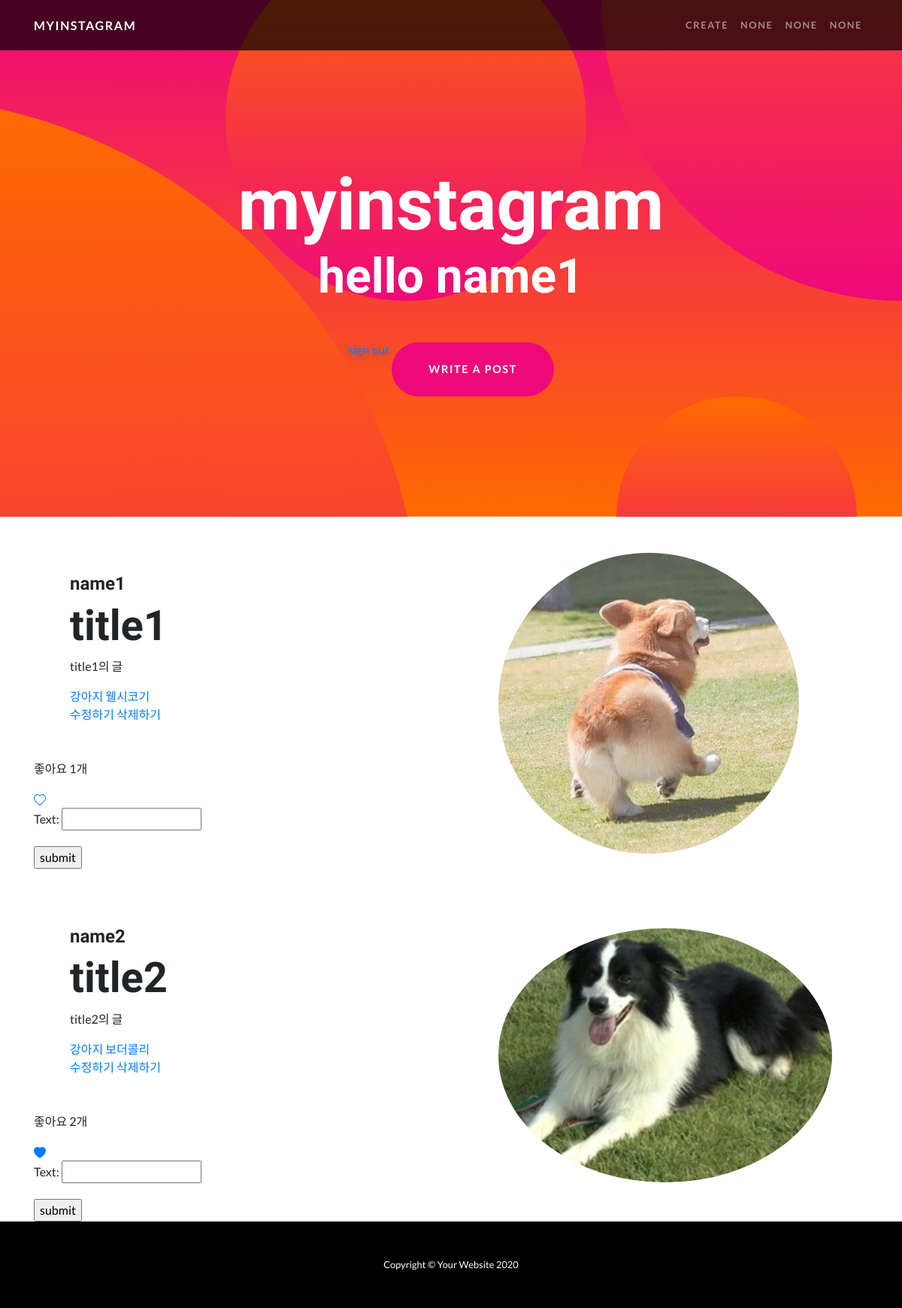
Screenshot of / (signed in) with the database file from the repository.
### appname/models.py (models this page shows, shortened)
class CustomUser(AbstractUser):
    def __str__(self):
        return self.username
    nickname = models.CharField(max_length=20)
    phone_number = models.CharField(max_length=20)

class Post(models.Model):
    title = models.CharField(max_length=200)
    content = models.TextField()
    image = models.ImageField(upload_to='images/', blank=True)
    writer = models.ForeignKey(settings.AUTH_USER_MODEL, on_delete=models.CASCADE, related_name="writer", default="")
    hashtag_field = models.CharField(max_length=200, blank=True)
    hashtags = models.ManyToManyField('Hashtag', blank=True)
    likes = models.ManyToManyField(settings.AUTH_USER_MODEL, related_name="likes")

class Hashtag(models.Model):
    name = models.CharField(max_length=50)

### appname/views.py (the view)
# urls.py: path('', appname.views.main, name='main'),
def main(request):
    posts = Post.objects.all()
    signin_form = SigninForm()
    comment_form = CommentForm()
    return render(request, 'appname/main.html', {'posts': posts, 'signin_form': signin_form,
    'comment_form': comment_form})

### appname/forms.py
class SigninForm(forms.ModelForm):
    class Meta:
        model = CustomUser
        fields = ['username', 'password']

class CommentForm(forms.ModelForm):
    class Meta:
        model = Comment
        fields = ['text']

### appname/templates/appname/main.html (shortened to what this page needs)
{% extends 'appname/base.html' %}
{% block header %}
<header class="masthead text-center text-white">
  <div class="masthead-content">
    <div class="container">
      <h1 class="masthead-heading mb-0">myinstagram</h1>
      {% if user.is_authenticated %}
      <h2 class="masthead-subheading mb-0">hello {{ user.username }}</h2>
      <a href="{% url 'logout' %}"> sign out</a>
      {% endif %}
      <a href="/create" class="btn btn-primary btn-xl rounded-pill mt-5">write a post</a>
    </div>
  </div>
  <div class="bg-circle-1 bg-circle"></div>
  <div class="bg-circle-2 bg-circle"></div>
  <div class="bg-circle-3 bg-circle"></div>
  <div class="bg-circle-4 bg-circle"></div>
</header>
{% endblock %}
{% block content %}
{% load static %}
{% for post in posts %}
<section>
  <div class="container">
    <div class="row align-items-center">
      <div class="col-lg-6 order-lg-2">
        <div class="p-5">
          {% if post.image %}
          <img class="img-fluid rounded-circle" src="{{ post.image.url }}" alt="">
          {% endif %}
        </div>
      </div>
      <div class="col-lg-6 order-lg-1">
        <div class="p-5">
          <h4 class="display-6">{{ post.writer }}</h4>
          <h2 class="display-4">{{post.title}}</h2>
          <p>{{post.content}}</p>
          <span>
          {% for hashtag in post.hashtags.all %}
            <a href="/hashtag/{{ hashtag.name }}">{{ hashtag.name }}</a>
          {% endfor %}
          </<span>
          <br>
          <a href="{% url 'update' pk=post.pk %}"> 수정하기 </a>
          <a href="{% url 'delete' pk=post.pk %}"> 삭제하기 </a>
        </div>
        <p>좋아요 {{ post.likes.count }}개</p>
        <a href="{% url 'like' pk=post.pk %}">
        {% if user in post.likes.all %}
          <svg width="1em" height="1em" viewBox="0 0 16 16" class="bi bi-heart-fill" fill="currentColor" xmlns="http://www.w3.org/2000/svg">
            <path fill-rule="evenodd" d="M8 1.314C12.438-3.248 23.534 4.735 8 15-7.534 4.736 3.562-3.248 8 1.314z"/>
          </svg>
        {% endif %}
        </a>
        <form method="POST" action='/comment/{{ post.id }}'>
          {{ comment_form.as_p }}
          <input type="submit" value="submit">
        </form>
      </div>
    </div>
  </div>
</section>
{% endfor %}
{% endblock %}

### rows the page displays
CustomUser: username "name1"
Post: image (picture), writer "name1", title "title1", content "title1의 글", likes.count "1"
Hashtag: name "강아지"
Hashtag: name "웰시코기"
Post: image (picture), writer "name2", title "title2", content "title2의 글", likes.count "2"
Hashtag: name "보더콜리"
